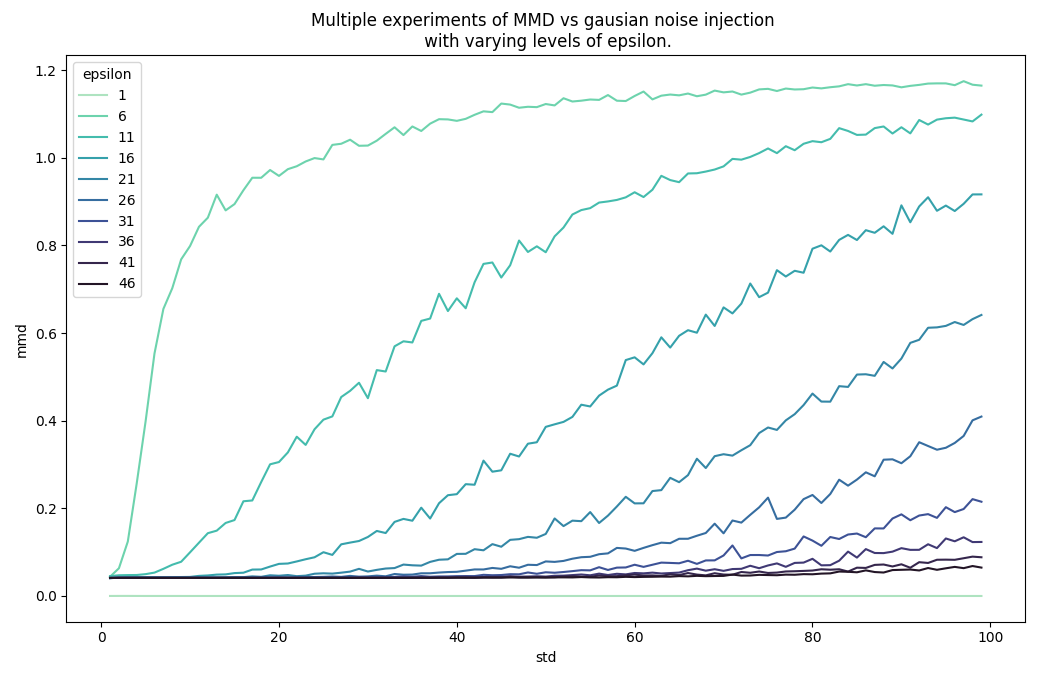

Generate this figure with Python:
#!/usr/bin/env python
# -*- coding: utf-8 -*-

"""plot_multiple_experiments.py

Plot multiple experiments

"""

import os
from pathlib import Path

import matplotlib.pyplot as plt
import pandas as pd
import seaborn as sns
from pyprojroot import here

from proteinggnnmetrics.utils.functions import configure, flatten_lists

config = configure()

plt.rcParams["figure.figsize"] = (10.4, 6.8)


def main():
    df_plot = pd.DataFrame(columns=["mmd", "std", "epsilon"])
    for fname in os.listdir(here() / config["EXPERIMENT"]["EXPERIMENT_PATH"]):
        if "results" in fname:
            exp_run = pd.read_csv(
                here() / config["EXPERIMENT"]["EXPERIMENT_PATH"] / Path(fname),
                index_col=0,
            )
            exp_run["epsilon"] = int(".".join(fname.split("_")).split(".")[2])
            df_plot = pd.concat([df_plot, exp_run])
    print("Plotting")
    palette = sns.color_palette("mako_r", len(df_plot["epsilon"].unique()))
    sns.lineplot(
        data=df_plot.reset_index(drop=True),
        x="std",
        y="mmd",
        hue="epsilon",
        palette=palette,
    )
    plt.title(
        "Multiple experiments of MMD vs gausian noise injection \n with varying levels of epsilon."
    )
    print("Saving")
    plt.tight_layout()
    plt.savefig(
        config["EXPERIMENT"]["PLOT_PATH"]
        / Path("plot_multiple_experiments.png")
    )


if __name__ == "__main__":
    main()
